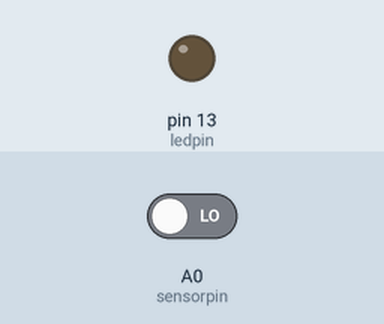
Bench run of a sketch on a simulated Arduino Uno, built with avr-gcc and run on an emulated ATmega328P. Parts: output pins drawn as LEDs (lit = HIGH). The inputs (shaded band) are chosen by the test bench; at power-on: A0 (sensorpin) LOW.

Above: at 1.2 s.
1.3 s: A0 (sensorpin) driven HIGH
At 2.5 s:
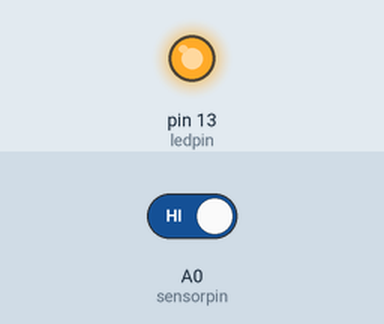
2.8 s: A0 (sensorpin) driven LOW
At 3.9 s:
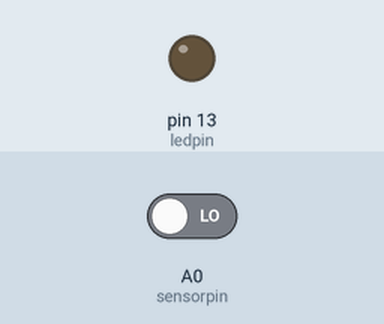
Timing chart, 0 to 5.8 s (numbered marks = the images above; inputs shaded):
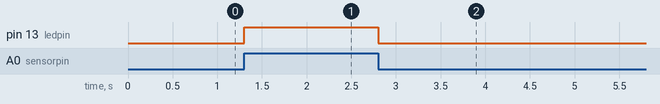

Measured:
- after the input at 1.3 s, pin 13 (ledpin): LOW → HIGH at once
- after the input at 2.8 s, pin 13 (ledpin): HIGH → LOW at once

The sketch:

3_MotionDetector.ino
```cpp
//This cuicuit rises signal (light) when any motion is detected by the PIR sensor
int ledpin=13;
int sensorpin=A0;
void setup()
{
  pinMode(ledpin,OUTPUT);
  pinMode(sensorpin,INPUT);
  Serial.begin(9600);
}

void loop()
{
  int sensorVal=digitalRead(sensorpin);
  if (sensorVal==HIGH)
  {
    digitalWrite(ledpin,HIGH);
  }
  else
  {
    digitalWrite(ledpin,LOW);
  }
}
```
